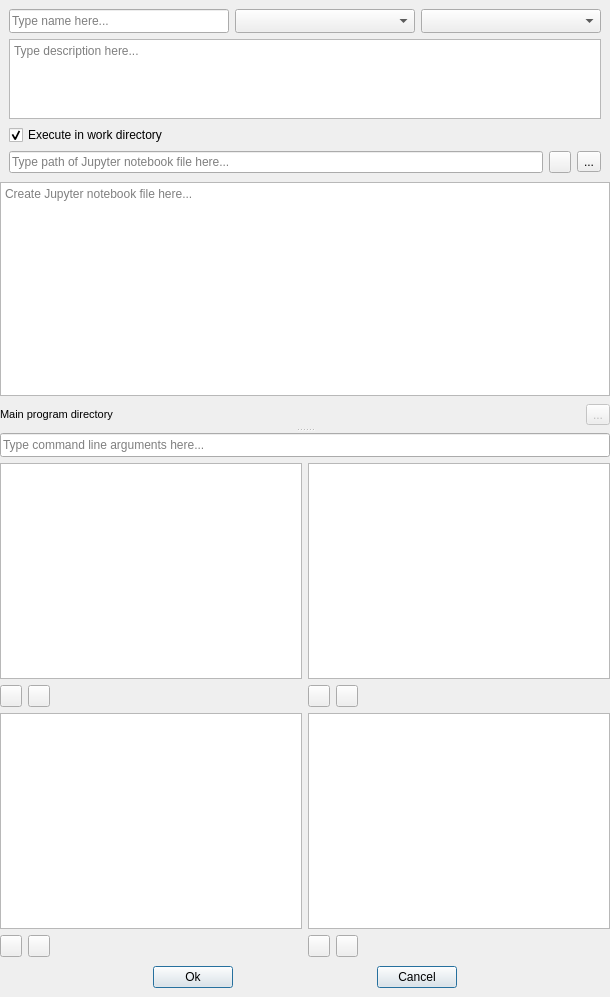
<?xml version="1.0" encoding="UTF-8"?>
<!--
######################################################################################################################
# Copyright (C) 2017-2021 Spine project consortium
# This file is part of Spine Items.
# Spine Items is free software: you can redistribute it and\/or modify it under the terms of the GNU Lesser General
# Public License as published by the Free Software Foundation, either version 3 of the License, or (at your option)
# any later version. This program is distributed in the hope that it will be useful, but WITHOUT ANY WARRANTY;
# without even the implied warranty of MERCHANTABILITY or FITNESS FOR A PARTICULAR PURPOSE. See the GNU Lesser General
# Public License for more details. You should have received a copy of the GNU Lesser General Public License along with
# this program. If not, see <http:\/\/www.gnu.org\/licenses\/>.
######################################################################################################################
-->
<ui version="4.0">
 <class>Form</class>
 <widget class="QWidget" name="Form">
  <property name="windowModality">
   <enum>Qt::ApplicationModal</enum>
  </property>
  <property name="geometry">
   <rect>
    <x>0</x>
    <y>0</y>
    <width>600</width>
    <height>997</height>
   </rect>
  </property>
  <property name="sizePolicy">
   <sizepolicy hsizetype="Minimum" vsizetype="Minimum">
    <horstretch>0</horstretch>
    <verstretch>0</verstretch>
   </sizepolicy>
  </property>
  <property name="windowTitle">
   <string>Notebook Specification editor</string>
  </property>
  <layout class="QVBoxLayout" name="verticalLayout_6">
   <property name="spacing">
    <number>0</number>
   </property>
   <property name="leftMargin">
    <number>0</number>
   </property>
   <property name="topMargin">
    <number>0</number>
   </property>
   <property name="rightMargin">
    <number>0</number>
   </property>
   <property name="bottomMargin">
    <number>0</number>
   </property>
   <item>
    <layout class="QVBoxLayout" name="verticalLayout_5">
     <property name="spacing">
      <number>0</number>
     </property>
     <property name="leftMargin">
      <number>0</number>
     </property>
     <property name="topMargin">
      <number>0</number>
     </property>
     <property name="rightMargin">
      <number>0</number>
     </property>
     <property name="bottomMargin">
      <number>0</number>
     </property>
     <item>
      <layout class="QVBoxLayout" name="verticalLayout_11">
       <property name="spacing">
        <number>6</number>
       </property>
       <property name="leftMargin">
        <number>9</number>
       </property>
       <property name="topMargin">
        <number>9</number>
       </property>
       <property name="rightMargin">
        <number>9</number>
       </property>
       <property name="bottomMargin">
        <number>9</number>
       </property>
       <item>
        <layout class="QHBoxLayout" name="horizontalLayout">
         <item>
          <widget class="QLineEdit" name="lineEdit_name">
           <property name="sizePolicy">
            <sizepolicy hsizetype="Expanding" vsizetype="Fixed">
             <horstretch>0</horstretch>
             <verstretch>0</verstretch>
            </sizepolicy>
           </property>
           <property name="minimumSize">
            <size>
             <width>220</width>
             <height>24</height>
            </size>
           </property>
           <property name="maximumSize">
            <size>
             <width>5000</width>
             <height>24</height>
            </size>
           </property>
           <property name="toolTip">
            <string>&lt;html&gt;&lt;head/&gt;&lt;body&gt;&lt;p&gt;Notebook specification name (required)&lt;/p&gt;&lt;/body&gt;&lt;/html&gt;</string>
           </property>
           <property name="placeholderText">
            <string>Type name here...</string>
           </property>
           <property name="clearButtonEnabled">
            <bool>true</bool>
           </property>
          </widget>
         </item>
         <item>
          <widget class="QComboBox" name="comboBox_notebook_type">
           <property name="sizePolicy">
            <sizepolicy hsizetype="Preferred" vsizetype="Fixed">
             <horstretch>0</horstretch>
             <verstretch>0</verstretch>
            </sizepolicy>
           </property>
           <property name="minimumSize">
            <size>
             <width>180</width>
             <height>24</height>
            </size>
           </property>
           <property name="maximumSize">
            <size>
             <width>16777215</width>
             <height>24</height>
            </size>
           </property>
           <property name="toolTip">
            <string>&lt;html&gt;&lt;head/&gt;&lt;body&gt;&lt;p&gt;Notebook specification type&lt;/p&gt;&lt;/body&gt;&lt;/html&gt;</string>
           </property>
           <property name="currentText">
            <string/>
           </property>
          </widget>
         </item>
         <item>
          <widget class="QComboBox" name="comboBox_notebook_kernel">
           <property name="sizePolicy">
            <sizepolicy hsizetype="Preferred" vsizetype="Fixed">
             <horstretch>0</horstretch>
             <verstretch>0</verstretch>
            </sizepolicy>
           </property>
           <property name="minimumSize">
            <size>
             <width>180</width>
             <height>24</height>
            </size>
           </property>
           <property name="maximumSize">
            <size>
             <width>16777215</width>
             <height>24</height>
            </size>
           </property>
           <property name="toolTip">
            <string>&lt;html&gt;&lt;head/&gt;&lt;body&gt;&lt;p&gt;Kernel for executing notebook&lt;/p&gt;&lt;/body&gt;&lt;/html&gt;</string>
           </property>
           <property name="currentText">
            <string/>
           </property>
          </widget>
         </item>
        </layout>
       </item>
       <item>
        <widget class="QTextEdit" name="textEdit_description">
         <property name="maximumSize">
          <size>
           <width>16777215</width>
           <height>80</height>
          </size>
         </property>
         <property name="focusPolicy">
          <enum>Qt::StrongFocus</enum>
         </property>
         <property name="toolTip">
          <string>&lt;html&gt;&lt;head/&gt;&lt;body&gt;&lt;p&gt;Notebook specification description (optional)&lt;/p&gt;&lt;/body&gt;&lt;/html&gt;</string>
         </property>
         <property name="tabChangesFocus">
          <bool>true</bool>
         </property>
         <property name="placeholderText">
          <string>Type description here...</string>
         </property>
        </widget>
       </item>
       <item>
        <widget class="QCheckBox" name="checkBox_execute_in_work">
         <property name="toolTip">
          <string>&lt;html&gt;&lt;head/&gt;&lt;body&gt;&lt;p&gt;If checked, Notebook specification is executed in a work directory (default).&lt;/p&gt;&lt;p&gt;If unchecked, Notebook specification is executed in Jupyter notebook file directory.&lt;/p&gt;&lt;p&gt;It is recommended to uncheck this for &lt;span style=&quot; font-weight:600;&quot;&gt;Executable&lt;/span&gt; Notebook specifications.&lt;/p&gt;&lt;/body&gt;&lt;/html&gt;</string>
         </property>
         <property name="text">
          <string>Execute in work directory</string>
         </property>
         <property name="checked">
          <bool>true</bool>
         </property>
        </widget>
       </item>
       <item>
        <layout class="QHBoxLayout" name="horizontalLayout_6">
         <item>
          <widget class="CustomQLineEdit" name="lineEdit_Jupyter_notebook">
           <property name="toolTip">
            <string>&lt;html&gt;&lt;head/&gt;&lt;body&gt;&lt;p&gt;Jupyter notebook file that is used to launch the Notebook specification (required)&lt;/p&gt;&lt;/body&gt;&lt;/html&gt;</string>
           </property>
           <property name="placeholderText">
            <string>Type path of Jupyter notebook file here...</string>
           </property>
           <property name="clearButtonEnabled">
            <bool>true</bool>
           </property>
          </widget>
         </item>
         <item>
          <widget class="QToolButton" name="toolButton_new_jupyter_notebook">
           <property name="maximumSize">
            <size>
             <width>22</width>
             <height>22</height>
            </size>
           </property>
           <property name="toolTip">
            <string>&lt;html&gt;&lt;head/&gt;&lt;body&gt;&lt;p&gt;Create new Jupyter notebook file&lt;/p&gt;&lt;/body&gt;&lt;/html&gt;</string>
           </property>
           <property name="icon">
            <iconset resource="../../ui/resources/resources_icons.qrc">
             <normaloff>:/icons/file.svg</normaloff>:/icons/file.svg</iconset>
           </property>
           <property name="popupMode">
            <enum>QToolButton::InstantPopup</enum>
           </property>
          </widget>
         </item>
         <item>
          <widget class="QToolButton" name="toolButton_browse_jupyter_notebook">
           <property name="toolTip">
            <string>&lt;html&gt;&lt;head/&gt;&lt;body&gt;&lt;p&gt;Select existing Jupyter notebook file&lt;/p&gt;&lt;/body&gt;&lt;/html&gt;</string>
           </property>
           <property name="text">
            <string>...</string>
           </property>
           <property name="icon">
            <iconset resource="../../ui/resources/resources_icons.qrc">
             <normaloff>:/icons/folder-open-solid.svg</normaloff>:/icons/folder-open-solid.svg</iconset>
           </property>
          </widget>
         </item>
        </layout>
       </item>
      </layout>
     </item>
     <item>
      <widget class="QSplitter" name="splitter">
       <property name="orientation">
        <enum>Qt::Vertical</enum>
       </property>
       <property name="handleWidth">
        <number>6</number>
       </property>
       <widget class="QWidget" name="widget_main_program" native="true">
        <layout class="QVBoxLayout" name="verticalLayout_2">
         <item>
          <widget class="JupyterNotebookTextEdit" name="textEdit_jupyter_notebook">
           <property name="enabled">
            <bool>true</bool>
           </property>
           <property name="placeholderText">
            <string>Create Jupyter notebook file here...</string>
           </property>
          </widget>
         </item>
         <item>
          <layout class="QHBoxLayout" name="horizontalLayout_7">
           <property name="topMargin">
            <number>2</number>
           </property>
           <property name="bottomMargin">
            <number>2</number>
           </property>
           <item>
            <widget class="QLabel" name="label">
             <property name="maximumSize">
              <size>
               <width>16777215</width>
               <height>16777215</height>
              </size>
             </property>
             <property name="font">
              <font>
               <pointsize>8</pointsize>
              </font>
             </property>
             <property name="text">
              <string>Main program directory</string>
             </property>
            </widget>
           </item>
           <item>
            <widget class="QLabel" name="label_mainpath">
             <property name="sizePolicy">
              <sizepolicy hsizetype="Expanding" vsizetype="Preferred">
               <horstretch>0</horstretch>
               <verstretch>0</verstretch>
              </sizepolicy>
             </property>
             <property name="font">
              <font>
               <pointsize>8</pointsize>
               <weight>75</weight>
               <bold>true</bold>
              </font>
             </property>
             <property name="text">
              <string/>
             </property>
            </widget>
           </item>
           <item>
            <spacer name="horizontalSpacer_4">
             <property name="orientation">
              <enum>Qt::Horizontal</enum>
             </property>
             <property name="sizeHint" stdset="0">
              <size>
               <width>40</width>
               <height>20</height>
              </size>
             </property>
            </spacer>
           </item>
           <item>
            <widget class="QToolButton" name="toolButton_save_jupyter_notebook">
             <property name="enabled">
              <bool>false</bool>
             </property>
             <property name="toolTip">
              <string>&lt;html&gt;&lt;head/&gt;&lt;body&gt;&lt;p&gt;Save&lt;/p&gt;&lt;/body&gt;&lt;/html&gt;</string>
             </property>
             <property name="text">
              <string>...</string>
             </property>
             <property name="icon">
              <iconset resource="../../ui/resources/resources_icons.qrc">
               <normaloff>:/icons/save.svg</normaloff>:/icons/save.svg</iconset>
             </property>
            </widget>
           </item>
          </layout>
         </item>
        </layout>
       </widget>
       <widget class="QWidget" name="widget_2" native="true">
        <layout class="QGridLayout" name="gridLayout_3">
         <item row="1" column="0">
          <layout class="QVBoxLayout" name="verticalLayout_3">
           <property name="spacing">
            <number>6</number>
           </property>
           <item>
            <widget class="CustomTreeView" name="treeView_input_vars">
             <property name="maximumSize">
              <size>
               <width>16777215</width>
               <height>500</height>
              </size>
             </property>
             <property name="font">
              <font>
               <pointsize>10</pointsize>
              </font>
             </property>
             <property name="focusPolicy">
              <enum>Qt::StrongFocus</enum>
             </property>
             <property name="toolTip">
              <string>&lt;html&gt;&lt;head/&gt;&lt;body&gt;&lt;p&gt;&lt;span style=&quot; font-weight:600;&quot;&gt;Input&lt;/span&gt; variable(s) declared in notebook "parameters" tagged cell.&lt;/p&gt;&lt;p&gt;&lt;span style=&quot; font-weight:600;&quot;&gt;Tip&lt;/span&gt;: Double-click or press F2 to edit selected item.&lt;/p&gt;&lt;/body&gt;&lt;/html&gt;</string>
             </property>
             <property name="selectionMode">
              <enum>QAbstractItemView::ExtendedSelection</enum>
             </property>
             <property name="verticalScrollMode">
              <enum>QAbstractItemView::ScrollPerPixel</enum>
             </property>
             <property name="indentation">
              <number>5</number>
             </property>
            </widget>
           </item>
           <item>
            <layout class="QHBoxLayout" name="horizontalLayout_2">
             <item>
              <widget class="QToolButton" name="toolButton_plus_input_vars">
               <property name="sizePolicy">
                <sizepolicy hsizetype="Fixed" vsizetype="Fixed">
                 <horstretch>0</horstretch>
                 <verstretch>0</verstretch>
                </sizepolicy>
               </property>
               <property name="minimumSize">
                <size>
                 <width>22</width>
                 <height>22</height>
                </size>
               </property>
               <property name="maximumSize">
                <size>
                 <width>22</width>
                 <height>22</height>
                </size>
               </property>
               <property name="font">
                <font>
                 <pointsize>10</pointsize>
                 <weight>75</weight>
                 <bold>true</bold>
                </font>
               </property>
               <property name="toolTip">
                <string>&lt;html&gt;&lt;head/&gt;&lt;body&gt;&lt;p&gt;Add input variable.&lt;/p&gt;&lt;/body&gt;&lt;/html&gt;</string>
               </property>
               <property name="text">
                <string/>
               </property>
               <property name="icon">
                <iconset resource="../../ui/resources/resources_icons.qrc">
                 <normaloff>:/icons/file-link.svg</normaloff>:/icons/file-link.svg</iconset>
               </property>
              </widget>
             </item>
             <item>
              <widget class="QToolButton" name="toolButton_minus_input_vars">
               <property name="sizePolicy">
                <sizepolicy hsizetype="Fixed" vsizetype="Fixed">
                 <horstretch>0</horstretch>
                 <verstretch>0</verstretch>
                </sizepolicy>
               </property>
               <property name="minimumSize">
                <size>
                 <width>22</width>
                 <height>22</height>
                </size>
               </property>
               <property name="maximumSize">
                <size>
                 <width>22</width>
                 <height>22</height>
                </size>
               </property>
               <property name="font">
                <font>
                 <pointsize>10</pointsize>
                 <weight>75</weight>
                 <bold>true</bold>
                </font>
               </property>
               <property name="toolTip">
                <string>&lt;html&gt;&lt;head/&gt;&lt;body&gt;&lt;p&gt;Remove selected input variable(s)&lt;/p&gt;&lt;/body&gt;&lt;/html&gt;</string>
               </property>
               <property name="text">
                <string/>
               </property>
               <property name="icon">
                <iconset resource="../../ui/resources/resources_icons.qrc">
                 <normaloff>:/icons/trash-alt.svg</normaloff>:/icons/trash-alt.svg</iconset>
               </property>
              </widget>
             </item>
             <item>
              <spacer name="horizontalSpacer_9">
               <property name="orientation">
                <enum>Qt::Horizontal</enum>
               </property>
               <property name="sizeHint" stdset="0">
                <size>
                 <width>40</width>
                 <height>20</height>
                </size>
               </property>
              </spacer>
             </item>
            </layout>
           </item>
          </layout>
         </item>
         <item row="2" column="0">
          <layout class="QVBoxLayout" name="verticalLayout_15">
           <property name="spacing">
            <number>6</number>
           </property>
           <item>
            <widget class="CustomTreeView" name="treeView_output_vars">
             <property name="maximumSize">
              <size>
               <width>16777215</width>
               <height>500</height>
              </size>
             </property>
             <property name="font">
              <font>
               <pointsize>10</pointsize>
              </font>
             </property>
             <property name="focusPolicy">
              <enum>Qt::StrongFocus</enum>
             </property>
             <property name="toolTip">
              <string>&lt;html&gt;&lt;head/&gt;&lt;body&gt;&lt;p&gt;&lt;span style=&quot; font-weight:600;&quot;&gt;Output&lt;/span&gt; variable(s) declared in notebook "parameters" tagged cell.&lt;/p&gt;&lt;p&gt;&lt;span style=&quot; font-weight:600;&quot;&gt;Tip&lt;/span&gt;: Double-click or press F2 to edit selected item.&lt;/p&gt;&lt;/body&gt;&lt;/html&gt;</string>
             </property>
             <property name="selectionMode">
              <enum>QAbstractItemView::ExtendedSelection</enum>
             </property>
             <property name="verticalScrollMode">
              <enum>QAbstractItemView::ScrollPerPixel</enum>
             </property>
             <property name="indentation">
              <number>5</number>
             </property>
            </widget>
           </item>
           <item>
            <layout class="QHBoxLayout" name="horizontalLayout_5">
             <item>
              <widget class="QToolButton" name="toolButton_plus_output_vars">
               <property name="sizePolicy">
                <sizepolicy hsizetype="Fixed" vsizetype="Fixed">
                 <horstretch>0</horstretch>
                 <verstretch>0</verstretch>
                </sizepolicy>
               </property>
               <property name="minimumSize">
                <size>
                 <width>22</width>
                 <height>22</height>
                </size>
               </property>
               <property name="maximumSize">
                <size>
                 <width>22</width>
                 <height>22</height>
                </size>
               </property>
               <property name="font">
                <font>
                 <pointsize>10</pointsize>
                 <weight>75</weight>
                 <bold>true</bold>
                </font>
               </property>
               <property name="toolTip">
                <string>&lt;html&gt;&lt;head/&gt;&lt;body&gt;&lt;p&gt;Add output variable.&lt;/p&gt;&lt;/body&gt;&lt;/html&gt;</string>
               </property>
               <property name="text">
                <string/>
               </property>
               <property name="icon">
                <iconset resource="../../ui/resources/resources_icons.qrc">
                 <normaloff>:/icons/file-link.svg</normaloff>:/icons/file-link.svg</iconset>
               </property>
              </widget>
             </item>
             <item>
              <widget class="QToolButton" name="toolButton_minus_output_vars">
               <property name="sizePolicy">
                <sizepolicy hsizetype="Fixed" vsizetype="Fixed">
                 <horstretch>0</horstretch>
                 <verstretch>0</verstretch>
                </sizepolicy>
               </property>
               <property name="minimumSize">
                <size>
                 <width>22</width>
                 <height>22</height>
                </size>
               </property>
               <property name="maximumSize">
                <size>
                 <width>22</width>
                 <height>22</height>
                </size>
               </property>
               <property name="font">
                <font>
                 <pointsize>10</pointsize>
                 <weight>75</weight>
                 <bold>true</bold>
                </font>
               </property>
               <property name="toolTip">
                <string>&lt;html&gt;&lt;head/&gt;&lt;body&gt;&lt;p&gt;Remove selected variable(s)&lt;/p&gt;&lt;/body&gt;&lt;/html&gt;</string>
               </property>
               <property name="text">
                <string/>
               </property>
               <property name="icon">
                <iconset resource="../../ui/resources/resources_icons.qrc">
                 <normaloff>:/icons/trash-alt.svg</normaloff>:/icons/trash-alt.svg</iconset>
               </property>
              </widget>
             </item>
             <item>
              <spacer name="horizontalSpacer_10">
               <property name="orientation">
                <enum>Qt::Horizontal</enum>
               </property>
               <property name="sizeHint" stdset="0">
                <size>
                 <width>40</width>
                 <height>20</height>
                </size>
               </property>
              </spacer>
             </item>
            </layout>
           </item>
          </layout>
         </item>
         <item row="1" column="1">
          <layout class="QVBoxLayout" name="verticalLayout_4">
           <property name="spacing">
            <number>6</number>
           </property>
           <item>
            <widget class="CustomTreeView" name="treeView_input_files">
             <property name="sizePolicy">
              <sizepolicy hsizetype="Expanding" vsizetype="Preferred">
               <horstretch>0</horstretch>
               <verstretch>0</verstretch>
              </sizepolicy>
             </property>
             <property name="maximumSize">
              <size>
               <width>16777215</width>
               <height>500</height>
              </size>
             </property>
             <property name="font">
              <font>
               <pointsize>10</pointsize>
              </font>
             </property>
             <property name="focusPolicy">
              <enum>Qt::StrongFocus</enum>
             </property>
             <property name="toolTip">
              <string>&lt;html&gt;&lt;head/&gt;&lt;body&gt;&lt;p&gt;&lt;span style=&quot; font-weight:600;&quot;&gt;Required&lt;/span&gt; data files for the program.&lt;/p&gt;&lt;p&gt;&lt;span style=&quot; font-weight:600;&quot;&gt;Tip&lt;/span&gt;: Double-click or press F2 to edit selected item.&lt;/p&gt;&lt;/body&gt;&lt;/html&gt;</string>
             </property>
             <property name="lineWidth">
              <number>1</number>
             </property>
             <property name="selectionMode">
              <enum>QAbstractItemView::ExtendedSelection</enum>
             </property>
             <property name="verticalScrollMode">
              <enum>QAbstractItemView::ScrollPerPixel</enum>
             </property>
             <property name="indentation">
              <number>5</number>
             </property>
             <property name="uniformRowHeights">
              <bool>false</bool>
             </property>
            </widget>
           </item>
           <item>
            <layout class="QHBoxLayout" name="horizontalLayout_4">
             <item>
              <widget class="QToolButton" name="toolButton_plus_input_files">
               <property name="sizePolicy">
                <sizepolicy hsizetype="Fixed" vsizetype="Fixed">
                 <horstretch>0</horstretch>
                 <verstretch>0</verstretch>
                </sizepolicy>
               </property>
               <property name="minimumSize">
                <size>
                 <width>22</width>
                 <height>22</height>
                </size>
               </property>
               <property name="maximumSize">
                <size>
                 <width>22</width>
                 <height>22</height>
                </size>
               </property>
               <property name="font">
                <font>
                 <pointsize>10</pointsize>
                 <weight>75</weight>
                 <bold>true</bold>
                </font>
               </property>
               <property name="toolTip">
                <string>&lt;html&gt;&lt;head/&gt;&lt;body&gt;&lt;p&gt;Add input filenames and/or directories required by the program. Examples:&lt;/p&gt;&lt;p&gt;'data.csv'&lt;/p&gt;&lt;p&gt;'input/data.csv'&lt;/p&gt;&lt;p&gt;'input/'&lt;/p&gt;&lt;p&gt;'output/'&lt;/p&gt;&lt;p&gt;&lt;br/&gt;&lt;/p&gt;&lt;/body&gt;&lt;/html&gt;</string>
               </property>
               <property name="text">
                <string/>
               </property>
               <property name="icon">
                <iconset resource="../../ui/resources/resources_icons.qrc">
                 <normaloff>:/icons/file-link.svg</normaloff>:/icons/file-link.svg</iconset>
               </property>
              </widget>
             </item>
             <item>
              <widget class="QToolButton" name="toolButton_minus_input_files">
               <property name="sizePolicy">
                <sizepolicy hsizetype="Fixed" vsizetype="Fixed">
                 <horstretch>0</horstretch>
                 <verstretch>0</verstretch>
                </sizepolicy>
               </property>
               <property name="minimumSize">
                <size>
                 <width>22</width>
                 <height>22</height>
                </size>
               </property>
               <property name="maximumSize">
                <size>
                 <width>22</width>
                 <height>22</height>
                </size>
               </property>
               <property name="font">
                <font>
                 <pointsize>10</pointsize>
                 <weight>75</weight>
                 <bold>true</bold>
                </font>
               </property>
               <property name="toolTip">
                <string>&lt;html&gt;&lt;head/&gt;&lt;body&gt;&lt;p&gt;Remove selected item(s)&lt;/p&gt;&lt;/body&gt;&lt;/html&gt;</string>
               </property>
               <property name="text">
                <string/>
               </property>
               <property name="icon">
                <iconset resource="../../ui/resources/resources_icons.qrc">
                 <normaloff>:/icons/trash-alt.svg</normaloff>:/icons/trash-alt.svg</iconset>
               </property>
              </widget>
             </item>
             <item>
              <spacer name="horizontalSpacer_8">
               <property name="orientation">
                <enum>Qt::Horizontal</enum>
               </property>
               <property name="sizeHint" stdset="0">
                <size>
                 <width>40</width>
                 <height>20</height>
                </size>
               </property>
              </spacer>
             </item>
            </layout>
           </item>
          </layout>
         </item>
         <item row="2" column="1">
          <layout class="QVBoxLayout" name="verticalLayout_16">
           <property name="spacing">
            <number>6</number>
           </property>
           <item>
            <widget class="CustomTreeView" name="treeView_output_files">
             <property name="maximumSize">
              <size>
               <width>16777215</width>
               <height>500</height>
              </size>
             </property>
             <property name="font">
              <font>
               <pointsize>10</pointsize>
              </font>
             </property>
             <property name="focusPolicy">
              <enum>Qt::WheelFocus</enum>
             </property>
             <property name="toolTip">
              <string>&lt;html&gt;&lt;head/&gt;&lt;body&gt;&lt;p&gt;Output files that may be used by other project items downstream. These files will be archived into a results directory after execution.&lt;/p&gt;&lt;p&gt;&lt;span style=&quot; font-weight:600;&quot;&gt;Tip&lt;/span&gt;: Double-click or press F2 to edit selected item.&lt;/p&gt;&lt;/body&gt;&lt;/html&gt;</string>
             </property>
             <property name="selectionMode">
              <enum>QAbstractItemView::ExtendedSelection</enum>
             </property>
             <property name="verticalScrollMode">
              <enum>QAbstractItemView::ScrollPerPixel</enum>
             </property>
             <property name="indentation">
              <number>5</number>
             </property>
            </widget>
           </item>
           <item>
            <layout class="QHBoxLayout" name="horizontalLayout_3">
             <item>
              <widget class="QToolButton" name="toolButton_plus_output_files">
               <property name="sizePolicy">
                <sizepolicy hsizetype="Fixed" vsizetype="Fixed">
                 <horstretch>0</horstretch>
                 <verstretch>0</verstretch>
                </sizepolicy>
               </property>
               <property name="minimumSize">
                <size>
                 <width>22</width>
                 <height>22</height>
                </size>
               </property>
               <property name="maximumSize">
                <size>
                 <width>22</width>
                 <height>22</height>
                </size>
               </property>
               <property name="font">
                <font>
                 <pointsize>10</pointsize>
                 <weight>75</weight>
                 <bold>true</bold>
                </font>
               </property>
               <property name="toolTip">
                <string>&lt;html&gt;&lt;head/&gt;&lt;body&gt;&lt;p&gt;Add output filenames produced by your program that are saved to results after execution.&lt;/p&gt;&lt;/body&gt;&lt;/html&gt;</string>
               </property>
               <property name="text">
                <string/>
               </property>
               <property name="icon">
                <iconset resource="../../ui/resources/resources_icons.qrc">
                 <normaloff>:/icons/file-link.svg</normaloff>:/icons/file-link.svg</iconset>
               </property>
              </widget>
             </item>
             <item>
              <widget class="QToolButton" name="toolButton_minus_output_files">
               <property name="sizePolicy">
                <sizepolicy hsizetype="Fixed" vsizetype="Fixed">
                 <horstretch>0</horstretch>
                 <verstretch>0</verstretch>
                </sizepolicy>
               </property>
               <property name="minimumSize">
                <size>
                 <width>22</width>
                 <height>22</height>
                </size>
               </property>
               <property name="maximumSize">
                <size>
                 <width>22</width>
                 <height>22</height>
                </size>
               </property>
               <property name="font">
                <font>
                 <pointsize>10</pointsize>
                 <weight>75</weight>
                 <bold>true</bold>
                </font>
               </property>
               <property name="toolTip">
                <string>&lt;html&gt;&lt;head/&gt;&lt;body&gt;&lt;p&gt;Remove selected item(s)&lt;/p&gt;&lt;/body&gt;&lt;/html&gt;</string>
               </property>
               <property name="text">
                <string/>
               </property>
               <property name="icon">
                <iconset resource="../../ui/resources/resources_icons.qrc">
                 <normaloff>:/icons/trash-alt.svg</normaloff>:/icons/trash-alt.svg</iconset>
               </property>
              </widget>
             </item>
             <item>
              <spacer name="horizontalSpacer_13">
               <property name="orientation">
                <enum>Qt::Horizontal</enum>
               </property>
               <property name="sizeHint" stdset="0">
                <size>
                 <width>40</width>
                 <height>20</height>
                </size>
               </property>
              </spacer>
             </item>
            </layout>
           </item>
          </layout>
         </item>
         <item row="0" column="0" colspan="2">
          <widget class="QLineEdit" name="lineEdit_args">
           <property name="sizePolicy">
            <sizepolicy hsizetype="Expanding" vsizetype="Fixed">
             <horstretch>0</horstretch>
             <verstretch>0</verstretch>
            </sizepolicy>
           </property>
           <property name="minimumSize">
            <size>
             <width>220</width>
             <height>24</height>
            </size>
           </property>
           <property name="maximumSize">
            <size>
             <width>5000</width>
             <height>24</height>
            </size>
           </property>
           <property name="toolTip">
            <string>&lt;html&gt;&lt;head/&gt;&lt;body&gt;&lt;p&gt;Command line arguments (space-delimited) for the main program (optional). Use '@@' tags to refer to input files or URLs, see the User Guide for details.&lt;/p&gt;&lt;/body&gt;&lt;/html&gt;</string>
           </property>
           <property name="placeholderText">
            <string>Type command line arguments here...</string>
           </property>
           <property name="clearButtonEnabled">
            <bool>true</bool>
           </property>
          </widget>
         </item>
        </layout>
       </widget>
      </widget>
     </item>
     <item>
      <layout class="QHBoxLayout" name="horizontalLayout_8">
       <property name="leftMargin">
        <number>9</number>
       </property>
       <property name="topMargin">
        <number>9</number>
       </property>
       <property name="rightMargin">
        <number>9</number>
       </property>
       <property name="bottomMargin">
        <number>9</number>
       </property>
       <item>
        <spacer name="horizontalSpacer_2">
         <property name="orientation">
          <enum>Qt::Horizontal</enum>
         </property>
         <property name="sizeHint" stdset="0">
          <size>
           <width>40</width>
           <height>20</height>
          </size>
         </property>
        </spacer>
       </item>
       <item>
        <widget class="QPushButton" name="pushButton_ok">
         <property name="text">
          <string>Ok</string>
         </property>
         <property name="default">
          <bool>true</bool>
         </property>
        </widget>
       </item>
       <item>
        <spacer name="horizontalSpacer">
         <property name="orientation">
          <enum>Qt::Horizontal</enum>
         </property>
         <property name="sizeHint" stdset="0">
          <size>
           <width>40</width>
           <height>20</height>
          </size>
         </property>
        </spacer>
       </item>
       <item>
        <widget class="QPushButton" name="pushButton_cancel">
         <property name="text">
          <string>Cancel</string>
         </property>
         <property name="default">
          <bool>true</bool>
         </property>
        </widget>
       </item>
       <item>
        <spacer name="horizontalSpacer_3">
         <property name="orientation">
          <enum>Qt::Horizontal</enum>
         </property>
         <property name="sizeHint" stdset="0">
          <size>
           <width>40</width>
           <height>20</height>
          </size>
         </property>
        </spacer>
       </item>
      </layout>
     </item>
    </layout>
   </item>
   <item>
    <layout class="QHBoxLayout" name="horizontalLayout_statusbar_placeholder">
     <item>
      <widget class="QWidget" name="widget_invisible_dummy" native="true"/>
     </item>
    </layout>
   </item>
  </layout>
 </widget>
 <customwidgets>
  <customwidget>
   <class>CustomQLineEdit</class>
   <extends>QLineEdit</extends>
   <header>spinetoolbox/widgets/custom_qlineedits.h</header>
  </customwidget>
  <customwidget>
   <class>CustomTreeView</class>
   <extends>QTreeView</extends>
   <header>spinetoolbox/widgets/custom_qtreeview.h</header>
  </customwidget>
  <customwidget>
   <class>SourcesTreeView</class>
   <extends>QTreeView</extends>
   <header>spinetoolbox/widgets/custom_qtreeview.h</header>
  </customwidget>
  <customwidget>
   <class>JupyterNotebookTextEdit</class>
   <extends>QTextEdit</extends>
   <header>spine_items/notebook_executor/widgets/jupyter_notebook_text_edit.h</header>
  </customwidget>
 </customwidgets>
 <tabstops>
  <tabstop>pushButton_ok</tabstop>
  <tabstop>pushButton_cancel</tabstop>
 </tabstops>
 <resources>
  <include location="../../ui/resources/resources_icons.qrc"/>
 </resources>
 <connections/>
</ui>
